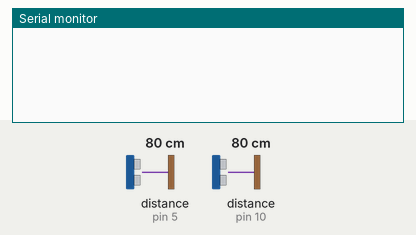
A sketch run on a simulated Arduino Uno, built with avr-gcc and run on an emulated ATmega328P. On the bench: the last lines printed to the serial monitor. Wiring (inferred from the names in the program): 2 × ultrasonic range finder: trigger pin 6, echo pin 5 / trigger pin 11, echo pin 10. The test bench sets the inputs (shaded band); at power-on: distance to the obstacle (sensors on pin 5, pin 10) 80 cm. The echo pulse lasts 58.3 µs per cm.

Above: at 1.3 s.
1.4 s: distance to the obstacle (sensor on pin 5) set to 35 cm
At 2.12 s:
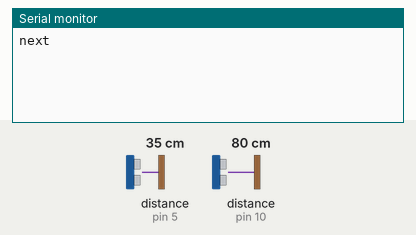
3.7 s: distance to the obstacle (sensor on pin 5) set to 9 cm
At 5.3 s:
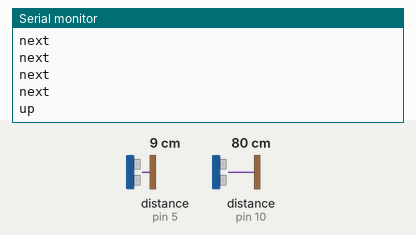
5.6 s: distance to the obstacle (sensor on pin 10) set to 18 cm
At 7.0 s:
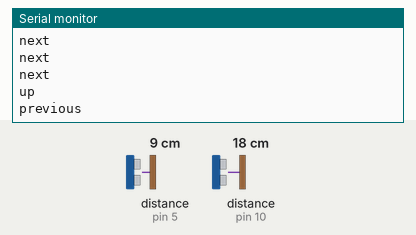

The sketch:

gesture_arduino.ino
```cpp
const int trigPin1 = 11;
const int echoPin1 = 10;
const int trigPin2 = 6;
const int echoPin2 = 5;


long duration;
int distance1, distance2;
float r;
unsigned long temp=0;
int temp1=0;
int l=0;

void find_distance (void);


void find_distance (void)
{
  digitalWrite(trigPin1, LOW);
  delayMicroseconds(2);
  digitalWrite(trigPin1, HIGH);
  delayMicroseconds(10);
  digitalWrite(trigPin1, LOW);

  duration = pulseIn(echoPin1, HIGH, 5000);

  r = 3.4 * duration / 2;
  distance1 = r / 100.00;

  digitalWrite(trigPin2, LOW);
  delayMicroseconds(2);
  digitalWrite(trigPin2, HIGH);
  delayMicroseconds(10);
  digitalWrite(trigPin2, LOW);

  duration = pulseIn(echoPin2, HIGH, 5000);
  r = 3.4 * duration / 2;
  distance2 = r / 100.00;
  delay(100);
}

void setup()
{
  Serial.begin(9600);
  pinMode(trigPin1, OUTPUT);
  pinMode(echoPin1, INPUT);
  pinMode(trigPin2, OUTPUT);
  pinMode(echoPin2, INPUT);
  delay (100);

}

void loop()
{
  find_distance();


  if(distance2<=35 && distance2>=15)
  {
    temp=millis();
    while(millis()<=(temp+300))
    find_distance();
    if(distance2<=20 && distance2>=5)
    {
     temp=distance2;
     while(distance2<=50 || distance2==0)
     {
       find_distance();
       if((temp+10)<distance2)
       {
       Serial.println("down");
       }
       else if((temp-10)>distance2)
       {
        Serial.println("up");
       }
       break;
     }
    }
    else
    {
      Serial.println("next");
    }
  }

  else if(distance1<=35 && distance1>=15)
  {

    temp=millis();

    while(millis()<=(temp+300))
    {
       find_distance();
       if(distance2<=35 && distance2>=15)
       {
         Serial.println("change");
         l=1;
         break;
       }
    }

    if(l==0)
    {
    Serial.println("previous");
    while(distance1<=35 && distance1>=15)
    find_distance();
    }
    l=0;
   }

}
```

Measured:
- after the input at 1.4 s, the serial monitor: prints a new line after 0.45 s (image 1)
- after the input at 3.7 s, the serial monitor: prints a new line after 0.41 s (image 2)
- after the input at 5.6 s, the serial monitor: prints a new line after 0.51 s (image 3)
